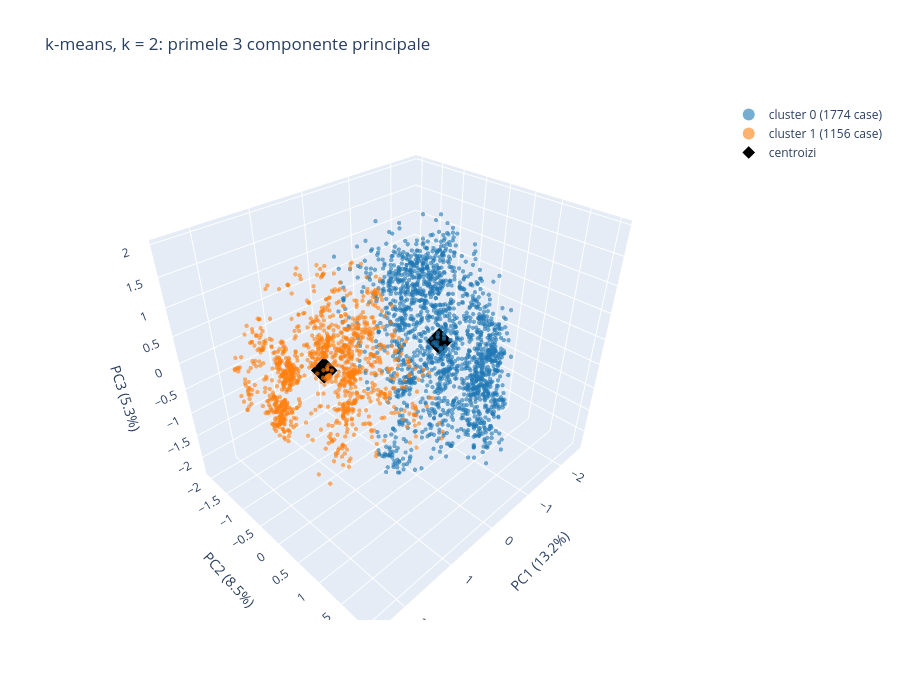
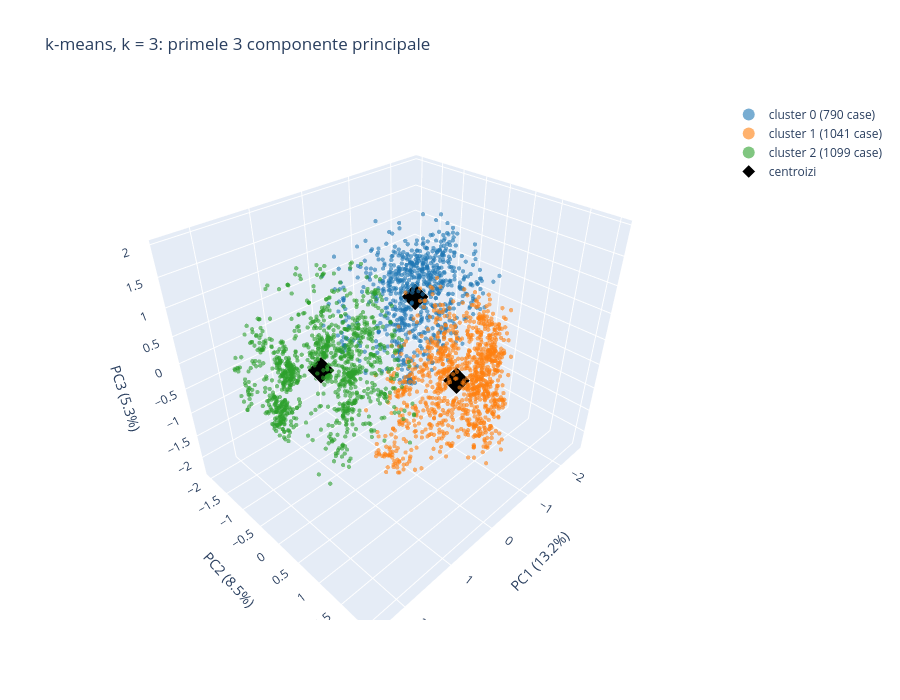
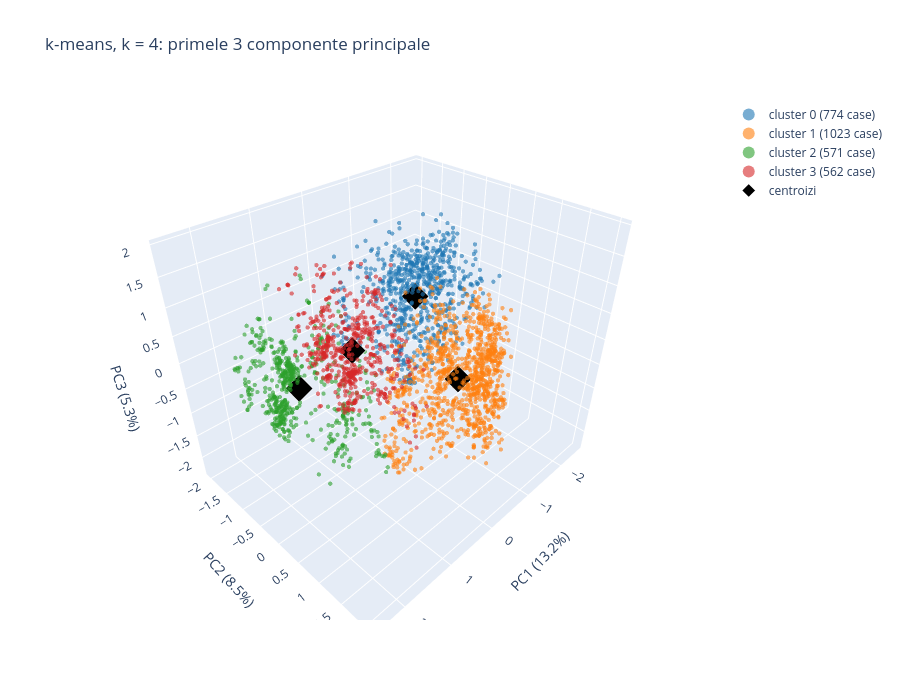

Notebook cell for these charts, in order:
### Markdown cell above
## 3.3 Bonus a: grafice 3D interactive

Desenez primele 3 componente principale pentru k = 2, 3 și 4, cu casele colorate după cluster și centroizii ca romburi negre. Graficele se pot roti și mări, iar la hover apar cartierul, stilul, anul, suprafața și prețul casei. Culorile sunt aceleași ca în graficele 2D de mai sus.

Primele 3 componente explică împreună doar 27% din varianță, deci graficul arată o parte din date. Verific mai jos că 3D nu deformează clusterele: k-means rulat doar pe PC1–PC3 dă aproape aceleași clustere ca pe toate cele 123 de componente (ARI 0,91–0,96).

### Code cell
import plotly.graph_objects as go

TAB10 = ["#1f77b4", "#ff7f0e", "#2ca02c", "#d62728", "#9467bd", "#8c564b", "#e377c2", "#7f7f7f", "#bcbd22", "#17becf"]
evr = B["pca"].explained_variance_ratio_
hover = (raw["Neighborhood"] + " | " + raw["House Style"] + " | built " + raw["Year Built"].astype(str) + " | "
         + raw["Gr Liv Area"].astype(str) + " sqft | $" + raw["SalePrice"].map("{:,.0f}".format)).to_numpy()

def scatter3d_clustere(k):
    km, rm = models[k]["km"], models[k]["remap"]
    cent = km.cluster_centers_[sorted(rm, key=rm.get)]            # centroizii în ordinea clusterelor renumerotate
    fig = go.Figure()
    for c in range(k):
        m = labels[k] == c
        fig.add_trace(go.Scatter3d(x=Z[m, 0], y=Z[m, 1], z=Z[m, 2], mode="markers", name=f"cluster {c} ({m.sum()} case)",
                                   marker=dict(size=2.5, color=TAB10[c], opacity=0.6), text=hover[m], hoverinfo="text"))
    fig.add_trace(go.Scatter3d(x=cent[:, 0], y=cent[:, 1], z=cent[:, 2], mode="markers", name="centroizi",
                               marker=dict(size=9, symbol="diamond", color="black", line=dict(color="white", width=2)),
                               text=[f"centroid cluster {c}" for c in range(k)], hoverinfo="text"))
    fig.update_layout(title=f"k-means, k = {k}: primele 3 componente principale", height=700,
                      scene=dict(xaxis_title=f"PC1 ({evr[0]:.1%})", yaxis_title=f"PC2 ({evr[1]:.1%})",
                                 zaxis_title=f"PC3 ({evr[2]:.1%})"),
                      legend=dict(itemsizing="constant"))
    return fig

figuri_3d = {k: scatter3d_clustere(k) for k in [2, 3, 4]}
for k in [2, 3, 4]:
    figuri_3d[k].show()

### Figure 1 — Plotly figure (JSON) as saved in the notebook; plotly's stock layout.template omitted (floating-point values rounded to 4 significant figures; data arrays with more than 128 entries replaced by an {"elided": "..."} marker saying what was removed)
{"data": [{"hoverinfo": "text", "marker": {"color": "#1f77b4", "opacity": 0.6, "size": 2.5}, "mode": "markers", "name": "cluster 0 (1774 case)", "text": {"elided": "1774 str values"}, "type": "scatter3d", "x": {"elided": "1774 float values"}, "y": {"elided": "1774 float values"}, "z": {"elided": "1774 float values"}}, {"hoverinfo": "text", "marker": {"color": "#ff7f0e", "opacity": 0.6, "size": 2.5}, "mode": "markers", "name": "cluster 1 (1156 case)", "text": {"elided": "1156 str values"}, "type": "scatter3d", "x": {"elided": "1156 float values"}, "y": {"elided": "1156 float values"}, "z": {"elided": "1156 float values"}}, {"hoverinfo": "text", "marker": {"color": "black", "line": {"color": "white", "width": 2}, "size": 9, "symbol": "diamond"}, "mode": "markers", "name": "centroizi", "text": ["centroid cluster 0", "centroid cluster 1"], "type": "scatter3d", "x": [-0.8223, 1.262], "y": [0.1729, -0.2653], "z": [-0.0987, 0.1515]}], "layout": {"height": 700, "legend": {"itemsizing": "constant"}, "scene": {"xaxis": {"title": {"text": "PC1 (13.2%)"}}, "yaxis": {"title": {"text": "PC2 (8.5%)"}}, "zaxis": {"title": {"text": "PC3 (5.3%)"}}}, "title": {"text": "k-means, k = 2: primele 3 componente principale"}}}

### Figure 2 — Plotly figure (JSON) as saved in the notebook; plotly's stock layout.template omitted (floating-point values rounded to 4 significant figures; data arrays with more than 128 entries replaced by an {"elided": "..."} marker saying what was removed)
{"data": [{"hoverinfo": "text", "marker": {"color": "#1f77b4", "opacity": 0.6, "size": 2.5}, "mode": "markers", "name": "cluster 0 (790 case)", "text": {"elided": "790 str values"}, "type": "scatter3d", "x": {"elided": "790 float values"}, "y": {"elided": "790 float values"}, "z": {"elided": "790 float values"}}, {"hoverinfo": "text", "marker": {"color": "#ff7f0e", "opacity": 0.6, "size": 2.5}, "mode": "markers", "name": "cluster 1 (1041 case)", "text": {"elided": "1041 str values"}, "type": "scatter3d", "x": {"elided": "1041 float values"}, "y": {"elided": "1041 float values"}, "z": {"elided": "1041 float values"}}, {"hoverinfo": "text", "marker": {"color": "#2ca02c", "opacity": 0.6, "size": 2.5}, "mode": "markers", "name": "cluster 2 (1099 case)", "text": {"elided": "1099 str values"}, "type": "scatter3d", "x": {"elided": "1099 float values"}, "y": {"elided": "1099 float values"}, "z": {"elided": "1099 float values"}}, {"hoverinfo": "text", "marker": {"color": "black", "line": {"color": "white", "width": 2}, "size": 9, "symbol": "diamond"}, "mode": "markers", "name": "centroizi", "text": ["centroid cluster 0", "centroid cluster 1", "centroid cluster 2"], "type": "scatter3d", "x": [-1.257, -0.4273, 1.308], "y": [-0.803, 0.9053, -0.2803], "z": [0.1816, -0.3168, 0.1695]}], "layout": {"height": 700, "legend": {"itemsizing": "constant"}, "scene": {"xaxis": {"title": {"text": "PC1 (13.2%)"}}, "yaxis": {"title": {"text": "PC2 (8.5%)"}}, "zaxis": {"title": {"text": "PC3 (5.3%)"}}}, "title": {"text": "k-means, k = 3: primele 3 componente principale"}}}

### Figure 3 — Plotly figure (JSON) as saved in the notebook; plotly's stock layout.template omitted (floating-point values rounded to 4 significant figures; data arrays with more than 128 entries replaced by an {"elided": "..."} marker saying what was removed)
{"data": [{"hoverinfo": "text", "marker": {"color": "#1f77b4", "opacity": 0.6, "size": 2.5}, "mode": "markers", "name": "cluster 0 (774 case)", "text": {"elided": "774 str values"}, "type": "scatter3d", "x": {"elided": "774 float values"}, "y": {"elided": "774 float values"}, "z": {"elided": "774 float values"}}, {"hoverinfo": "text", "marker": {"color": "#ff7f0e", "opacity": 0.6, "size": 2.5}, "mode": "markers", "name": "cluster 1 (1023 case)", "text": {"elided": "1023 str values"}, "type": "scatter3d", "x": {"elided": "1023 float values"}, "y": {"elided": "1023 float values"}, "z": {"elided": "1023 float values"}}, {"hoverinfo": "text", "marker": {"color": "#2ca02c", "opacity": 0.6, "size": 2.5}, "mode": "markers", "name": "cluster 2 (571 case)", "text": {"elided": "571 str values"}, "type": "scatter3d", "x": {"elided": "571 float values"}, "y": {"elided": "571 float values"}, "z": {"elided": "571 float values"}}, {"hoverinfo": "text", "marker": {"color": "#d62728", "opacity": 0.6, "size": 2.5}, "mode": "markers", "name": "cluster 3 (562 case)", "text": {"elided": "562 str values"}, "type": "scatter3d", "x": {"elided": "562 float values"}, "y": {"elided": "562 float values"}, "z": {"elided": "562 float values"}}, {"hoverinfo": "text", "marker": {"color": "black", "line": {"color": "white", "width": 2}, "size": 9, "symbol": "diamond"}, "mode": "markers", "name": "centroizi", "text": ["centroid cluster 0", "centroid cluster 1", "centroid cluster 2", "centroid cluster 3"], "type": "scatter3d", "x": [-1.269, -0.4567, 1.305, 1.254], "y": [-0.8134, 0.9098, -0.9156, 0.3943], "z": [0.1807, -0.2979, -0.5218, 0.8234]}], "layout": {"height": 700, "legend": {"itemsizing": "constant"}, "scene": {"xaxis": {"title": {"text": "PC1 (13.2%)"}}, "yaxis": {"title": {"text": "PC2 (8.5%)"}}, "zaxis": {"title": {"text": "PC3 (5.3%)"}}}, "title": {"text": "k-means, k = 4: primele 3 componente principale"}}}
